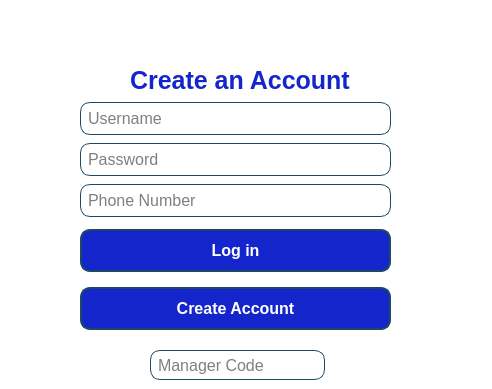
<?xml version="1.0" encoding="UTF-8"?>
<ui version="4.0">
 <class>usersignup</class>
 <widget class="QWidget" name="usersignup">
  <property name="geometry">
   <rect>
    <x>0</x>
    <y>0</y>
    <width>492</width>
    <height>389</height>
   </rect>
  </property>
  <property name="windowTitle">
   <string>Form</string>
  </property>
  <property name="styleSheet">
   <string notr="true">background-color: white;</string>
  </property>
  <widget class="QWidget" name="gridLayoutWidget">
   <property name="geometry">
    <rect>
     <x>80</x>
     <y>220</y>
     <width>311</width>
     <height>121</height>
    </rect>
   </property>
   <layout class="QGridLayout" name="gridLayout">
    <item row="0" column="0">
     <widget class="QPushButton" name="pushButton_2">
      <property name="font">
       <font>
        <pointsize>-1</pointsize>
        <bold>true</bold>
       </font>
      </property>
      <property name="styleSheet">
       <string notr="true">QPushButton {
    border: 2px solid #1B4965;          /* Border color and thickness */
    border-radius: 10px;                /* Rounded corners */
    padding: 10px;                      /* Padding inside the button */
    background-color: rgb(20, 38, 203);         /* Background color */
	color: rgb(20, 38, 203);
    color: white;                       /* Text color */
    font-size: 16px;                    /* Font size */
}</string>
      </property>
      <property name="text">
       <string>Log in</string>
      </property>
     </widget>
    </item>
    <item row="1" column="0">
     <widget class="QPushButton" name="pushButton">
      <property name="font">
       <font>
        <pointsize>-1</pointsize>
        <bold>true</bold>
       </font>
      </property>
      <property name="styleSheet">
       <string notr="true">QPushButton {
    border: 2px solid #1B4965;          /* Border color and thickness */
    border-radius: 10px;                /* Rounded corners */
    padding: 10px;                      /* Padding inside the button */
    background-color: rgb(20, 38, 203);         /* Background color */
	color: rgb(20, 38, 203);
    color: white;                       /* Text color */
    font-size: 16px;                    /* Font size */
}</string>
      </property>
      <property name="text">
       <string>Create Account</string>
      </property>
     </widget>
    </item>
   </layout>
  </widget>
  <widget class="QLabel" name="label_3">
   <property name="geometry">
    <rect>
     <x>130</x>
     <y>60</y>
     <width>271</width>
     <height>41</height>
    </rect>
   </property>
   <property name="font">
    <font>
     <pointsize>-1</pointsize>
     <bold>true</bold>
    </font>
   </property>
   <property name="styleSheet">
    <string notr="true">color: rgb(20, 38, 203);
font-size: 25px;
</string>
   </property>
   <property name="text">
    <string>Create an Account</string>
   </property>
  </widget>
  <widget class="QWidget" name="layoutWidget">
   <property name="geometry">
    <rect>
     <x>80</x>
     <y>100</y>
     <width>311</width>
     <height>119</height>
    </rect>
   </property>
   <layout class="QVBoxLayout" name="verticalLayout">
    <item>
     <widget class="QLineEdit" name="usernameEnter">
      <property name="styleSheet">
       <string notr="true">QLineEdit {
    border: 1px solid #1B4965;          /* Border color and thickness */
    border-radius: 10px;                /* Rounded corners */
    padding: 5px;                      /* Padding inside the button */
    background-color: white;         /* Background color */
    color: black;                       /* Text color */
    font-size: 16px;                    /* Font size */
}</string>
      </property>
      <property name="placeholderText">
       <string>Username</string>
      </property>
     </widget>
    </item>
    <item>
     <widget class="QLineEdit" name="passwordEnter">
      <property name="styleSheet">
       <string notr="true">QLineEdit {
    border: 1px solid #1B4965;          /* Border color and thickness */
    border-radius: 10px;                /* Rounded corners */
    padding: 5px;                      /* Padding inside the button */
    background-color: white;         /* Background color */
    color: black;                       /* Text color */
    font-size: 16px;                    /* Font size */
}</string>
      </property>
      <property name="echoMode">
       <enum>QLineEdit::EchoMode::Password</enum>
      </property>
      <property name="placeholderText">
       <string>Password</string>
      </property>
     </widget>
    </item>
    <item>
     <widget class="QLineEdit" name="phoneEnter">
      <property name="styleSheet">
       <string notr="true">QLineEdit {
    border: 1px solid #1B4965;          /* Border color and thickness */
    border-radius: 10px;                /* Rounded corners */
    padding: 5px;                      /* Padding inside the button */
    background-color: white;         /* Background color */
    color: black;                       /* Text color */
    font-size: 16px;                    /* Font size */
}</string>
      </property>
      <property name="echoMode">
       <enum>QLineEdit::EchoMode::Normal</enum>
      </property>
      <property name="placeholderText">
       <string>Phone Number</string>
      </property>
     </widget>
    </item>
   </layout>
  </widget>
  <widget class="QLineEdit" name="codeEnter">
   <property name="geometry">
    <rect>
     <x>150</x>
     <y>350</y>
     <width>175</width>
     <height>30</height>
    </rect>
   </property>
   <property name="styleSheet">
    <string notr="true">QLineEdit {
    border: 1px solid #1B4965;          /* Border color and thickness */
    border-radius: 10px;                /* Rounded corners */
    padding: 5px;                      /* Padding inside the button */
    background-color: white;         /* Background color */
    color: black;                       /* Text color */
    font-size: 16px;                    /* Font size */
}</string>
   </property>
   <property name="placeholderText">
    <string>Manager Code</string>
   </property>
  </widget>
 </widget>
 <resources/>
 <connections/>
</ui>
